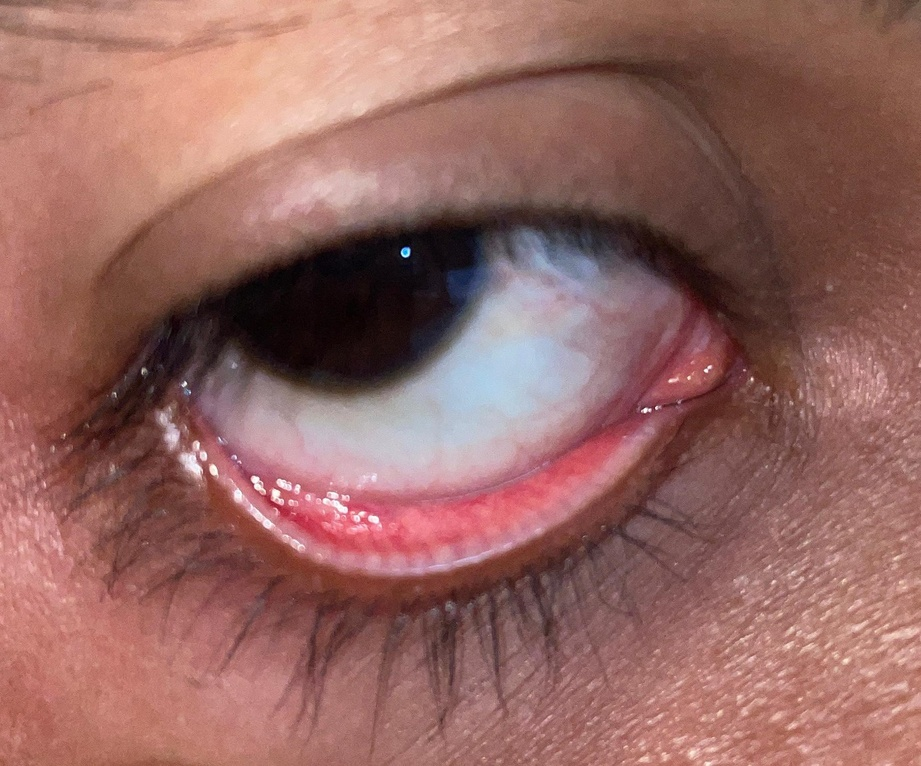
%> input picture yeakub.jpg, 921 x 766 px, shrunk from 1782 x 1483 before the run
$ octave image_process.m   (GNU Octave 9; MATLAB toolbox functions it lacks are replaced by stand-ins)
%> lines starting %> are read from the running program, lines starting %| are printed output that depends on the picture; in (x1, y1, x2, y2) boxes, pixels count from 0 and x2, y2 are one past the last pixel; in counts of white or black regions, pixels touching at a corner belong together; the program's own positions count from 1
% Read the original image
originalImage = imread('E:\ML Project\Anemia\yeakub.jpg');
%> originalImage is the input picture: size 766x921x3 uint8; mean R, G, B 149.4, 103.2, 98.1

% Convert the image to grayscale
grayImage = rgb2gray(originalImage);
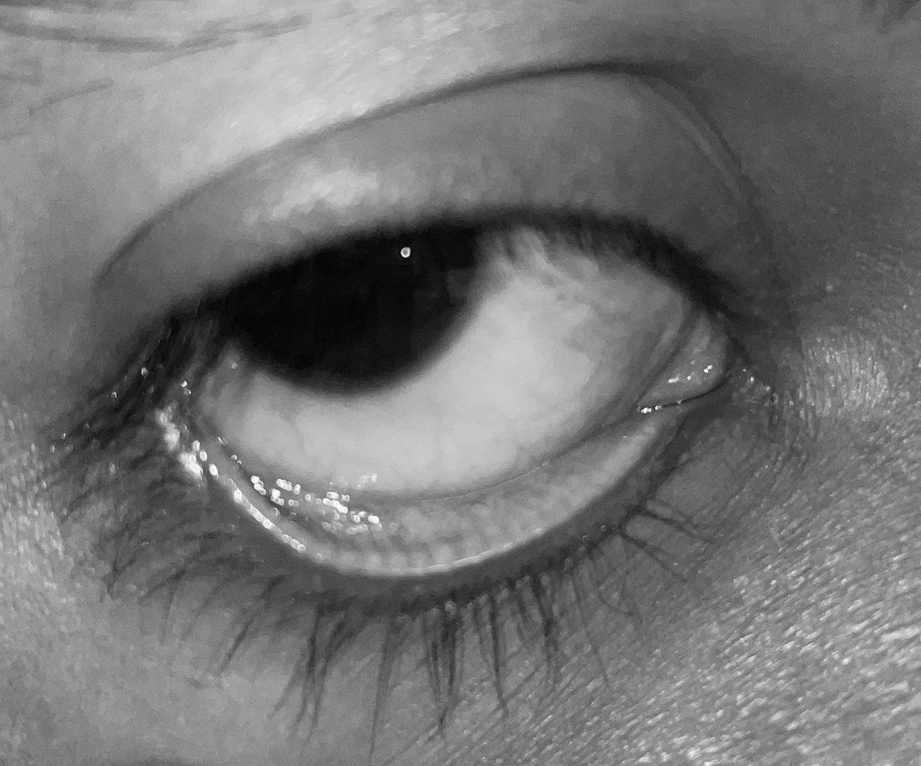
%> grayImage: size 766x921 uint8; min 1, max 254, mean 116.5

% Apply Sobel edge detection
edgeImage = edge(grayImage, 'Sobel');
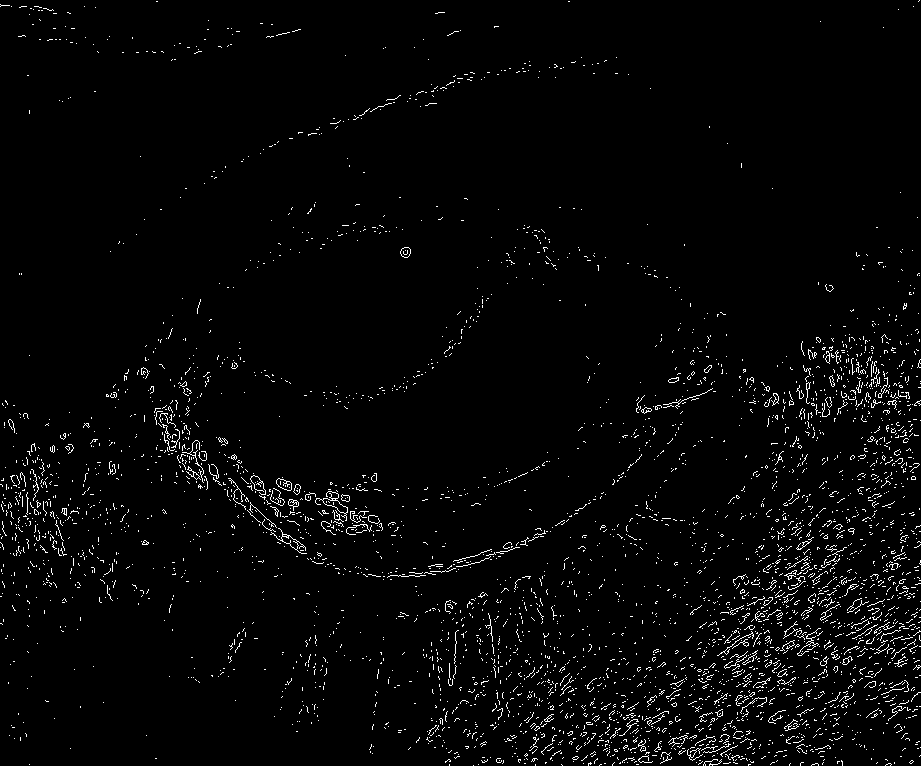
%> edgeImage: size 766x921 logical; 2.5% white in thin lines or dots

% Find connected components using bwconncomp
cc = bwconncomp(edgeImage);
%> cc = 3888 connected components
stats = regionprops(cc, 'Area');
%> stats = 3888 regions; largest, Area: 124, 109, 89, 83, 63

% Find the index of the connected component with the largest area
[~, maxIndex] = max([stats.Area]);
%> maxIndex = 894

% Extract the largest connected component
largestComponentMask = false(size(edgeImage));
largestComponentMask(cc.PixelIdxList{maxIndex}) = true;
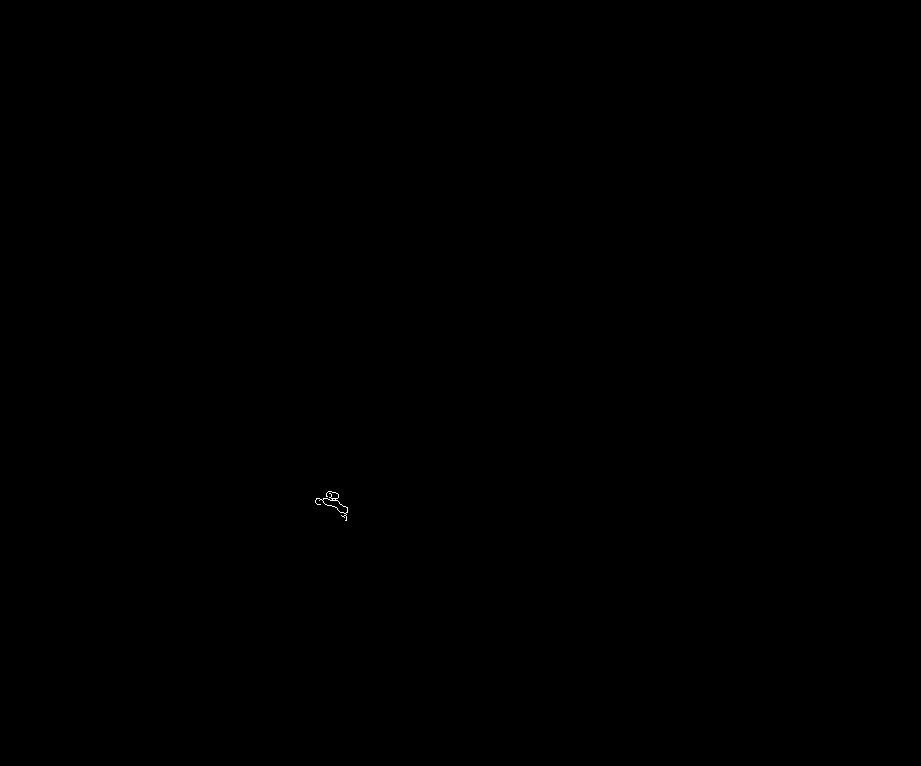
%> largestComponentMask: size 766x921 logical; 0.02% white in thin lines or dots, all inside (x1, y1, x2, y2) = (315, 491, 348, 521)

% Crop the image based on the largest connected component
croppedImage = originalImage .* uint8(repmat(largestComponentMask, [1, 1, size(originalImage, 3)]));

% Display the original and cropped images
figure;
subplot(1, 2, 1), imshow(originalImage), title('Original Image');
subplot(1, 2, 2), imshow(croppedImage), title('Cropped Image');
